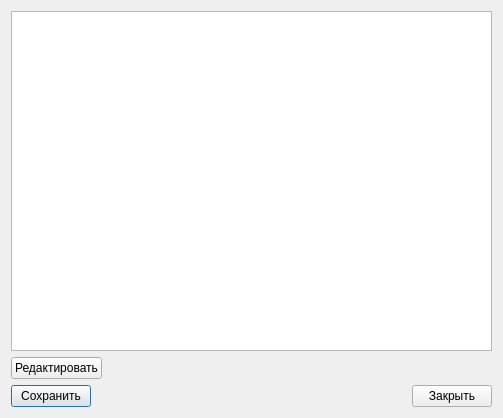
<?xml version="1.0" encoding="UTF-8"?>
<ui version="4.0">
 <class>AudiencerReference</class>
 <widget class="QDialog" name="AudiencerReference">
  <property name="geometry">
   <rect>
    <x>0</x>
    <y>0</y>
    <width>503</width>
    <height>418</height>
   </rect>
  </property>
  <property name="windowTitle">
   <string>AudiencerReference</string>
  </property>
  <layout class="QGridLayout" name="gridLayout_2">
   <item row="2" column="0" colspan="2">
    <layout class="QGridLayout" name="gridLayout">
     <item row="0" column="0">
      <widget class="QPushButton" name="pushButton_2">
       <property name="font">
        <font>
         <pointsize>9</pointsize>
        </font>
       </property>
       <property name="text">
        <string>Сохранить</string>
       </property>
      </widget>
     </item>
     <item row="0" column="1">
      <spacer name="horizontalSpacer">
       <property name="orientation">
        <enum>Qt::Horizontal</enum>
       </property>
       <property name="sizeHint" stdset="0">
        <size>
         <width>208</width>
         <height>20</height>
        </size>
       </property>
      </spacer>
     </item>
     <item row="0" column="2">
      <widget class="QPushButton" name="pushButton_3">
       <property name="font">
        <font>
         <pointsize>9</pointsize>
        </font>
       </property>
       <property name="text">
        <string>Закрыть</string>
       </property>
      </widget>
     </item>
    </layout>
   </item>
   <item row="1" column="1">
    <spacer name="horizontalSpacer_2">
     <property name="orientation">
      <enum>Qt::Horizontal</enum>
     </property>
     <property name="sizeHint" stdset="0">
      <size>
       <width>411</width>
       <height>20</height>
      </size>
     </property>
    </spacer>
   </item>
   <item row="1" column="0">
    <widget class="QPushButton" name="pushButton">
     <property name="font">
      <font>
       <pointsize>9</pointsize>
      </font>
     </property>
     <property name="text">
      <string>Редактировать</string>
     </property>
    </widget>
   </item>
   <item row="0" column="0" colspan="2">
    <widget class="QTableWidget" name="tableWidget"/>
   </item>
  </layout>
 </widget>
 <layoutdefault spacing="6" margin="11"/>
 <resources/>
 <connections/>
</ui>
